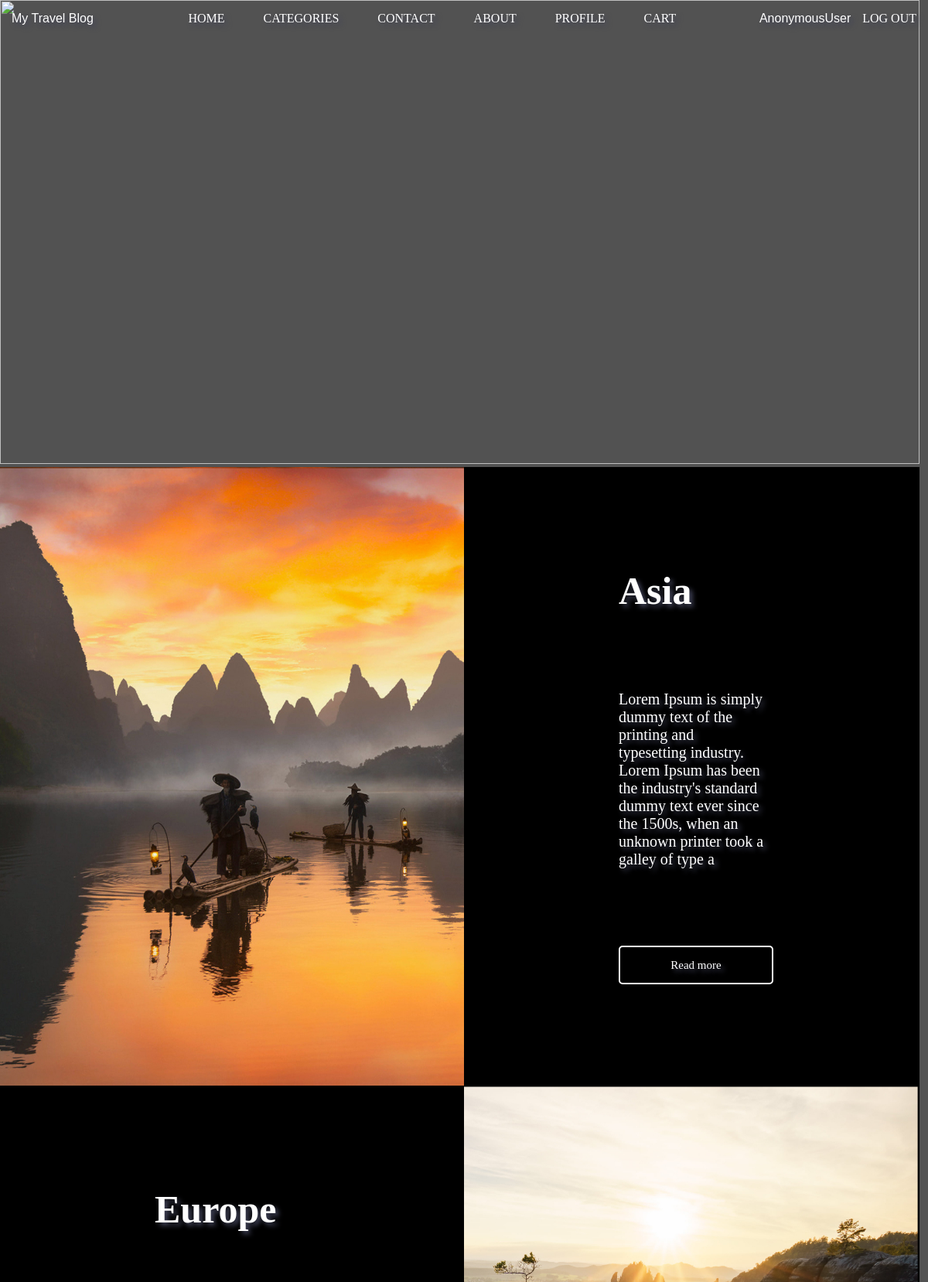
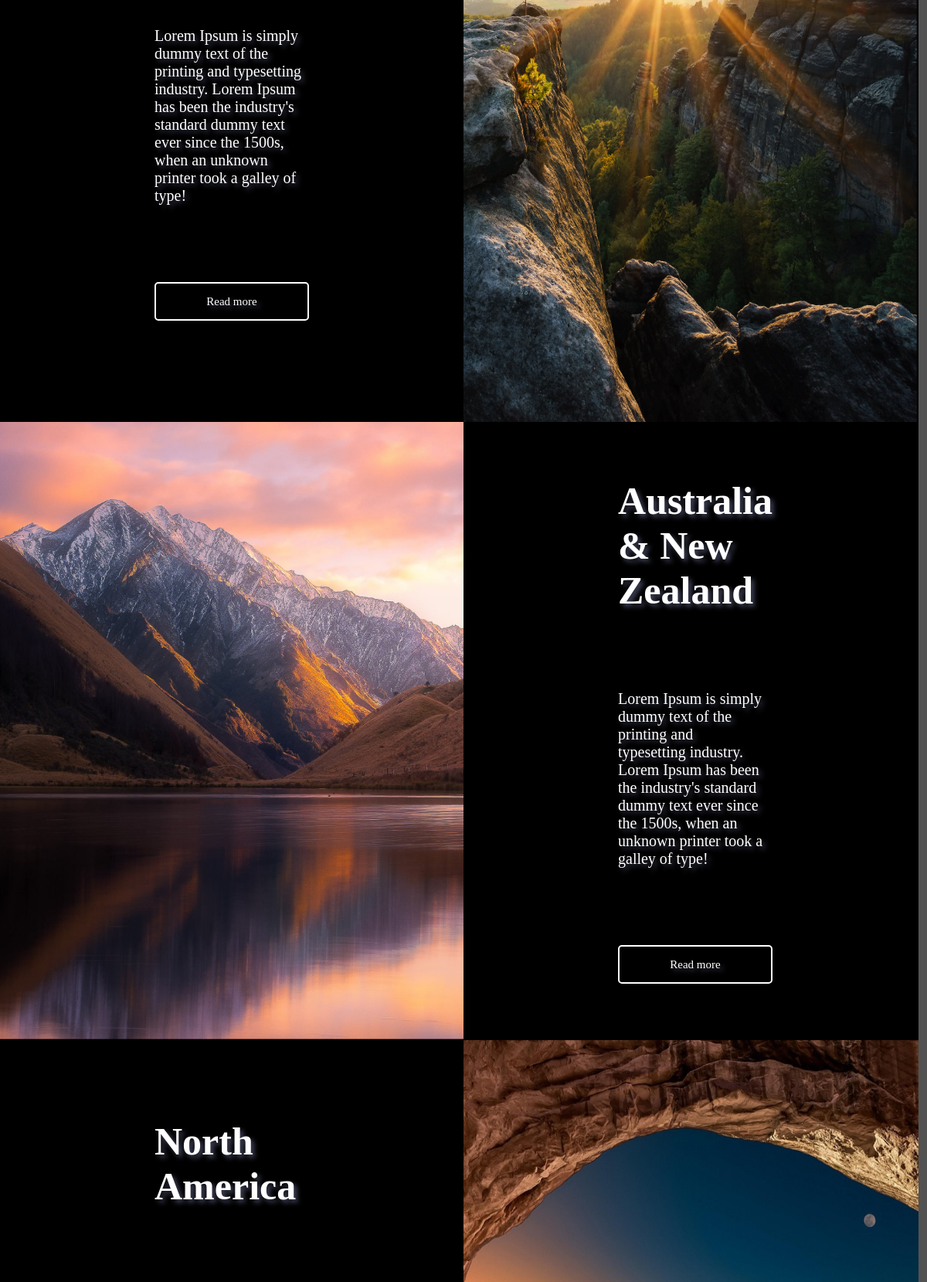
/posts/ (upper part), run on the app's committed database (2 pictures, top to bottom).
### posts/models.py (models this page shows, shortened)
class Category(models.Model):
    name = models.CharField(
        null=True,
        max_length=50
    )
    slug = models.SlugField(
        null=True,
    )
    snippet = models.TextField(
        null=True,
        max_length=200,
    )
    image = models.ImageField(
        null=True,
        upload_to=('categories/%Y/%m/%d')
    )
    image_header = models.ImageField(
        null=True,
        upload_to=('categories/%Y/%m/%d')
    )
    def get_absolute_url(self) -> str:
        return reverse(
            'posts_by_category',
            kwargs={'pk': str(self.id)}
        )

### posts/views.py (the view)
# urls.py: 2. Add a URL to urlpatterns:  path('', Home.as_view(), name='home')
class Home(ListView):
    model = Post
    template_name = 'home.html'
    queryset = Post.objects.all()
    context_object_name = 'posts'
    def get_context_data(self, **kwargs):
        context = super().get_context_data(**kwargs)
        context = {
            'categories': Category.objects.all(),
            'posts': Post.objects.all(),
            'users': BlogUser.objects.all(),
            'post_json': json.dumps(list(Post.objects.values()))
        }
        return context

### posts/templates/home.html (shortened to what this page needs)
{% extends 'base.html' %}
{% load static %}
    {% block content %}
        <div class="home-container">
            <div class="home-top-image">
                <img src="{% static 'img/header.jpg' %}" alt="">
            </div>
            {% for cat in categories %}
                {% if forloop.counter|divisibleby:2 %}
                        <div class="cat-cont-odd">
                            <div class="cat-img-p">
                                <img src="{{ cat.image.url }}" alt="">
                            </div>
                            <div class="cat-descrp-l">
                                <div class="descrp-name">
                                    <h3>{{ cat.name }}</h3>
                                </div>
                                <div class="descrp-snippet">
                                    <p>{{ cat.snippet }}</p>
                                </div>
                                <a href="{{ cat.get_absolute_url }}">
                                    <button class="btn">Read more</button>
                                </a>
                            </div>
                        </div>
                    {% else %}
                        <div class="cat-cont-even">
                            <div class="cat-img-l">
                                <img src="{{ cat.image.url }}" alt="">
                            </div>
                            <div class="cat-descrp-p">
                                <div class="descrp-name">
                                    <h3>{{ cat.name }}</h3>
                                </div>
                                <div class="descrp-snippet">
                                    <p>{{ cat.snippet }}</p>
                                </div>
                                <a href="{{ cat.get_absolute_url }}">
                                    <button class="btn">Read more</button>
                                </a>
                            </div>
                        </div>
                    {% endif %}
            {% endfor %}
        </div>
    {% endblock %}

### static/css/base.css (style rules this page uses)
* { margin: 0; padding: 0; }
.home-top-image img { width: 99.1vw; height: 50vw; }
.cat-cont-odd { display: grid; grid-template-columns: 50vw 49.1vw; grid-template-rows: 100vh; grid-gap: none; }
.cat-cont-even { display: grid; grid-template-columns: 50vw 49.1vw; grid-template-rows: 100vh; grid-gap: none; }
.cat-img-l img { grid-column: 1/2; grid-row: 1/2; width: 50vw; height: 100vh; }
.cat-descrp-p { grid-column: 2/3; grid-row: 1/2; background: black; display: flex; flex-direction: column; align-items: flex-start; justify-content: center; padding: 200px; gap: 100px; }
.cat-img-p img { grid-column: 2/3; grid-row: 1/2; width: 49.1vw; height: 100vh; }
.cat-descrp-l { grid-column: 1/2; grid-row: 1/2; background: black; display: flex; flex-direction: column; align-items: flex-start; justify-content: center; padding: 200px; gap: 100px; }
.home-container h3 { font-size: 50px; font-family: 'Franklin Gothic Medium'; color: white; justify-content: center; }
.home-container p { font-size: 20px; font-family: 'Franklin Gothic Medium'; color: white; justify-content: center; }
.home-container .btn { border: 2px solid white; border-radius: 5px; color: white; background: none; width: 200px; height: 50px; font-size: 15px; font-family: 'Franklin Gothic Medium'; cursor: pointer; justify-content: center; }
.home-container .btn { border: 2px solid white; border-radius: 5px; color: white; background: none; width: 200px; height: 50px; font-size: 15px; font-family: 'Franklin Gothic Medium'; cursor: pointer; }
body { background-color: #525252; }

### static/css/header.css (style rules this page uses)
* { text-shadow: 4px 4px 6px rgba(66, 68, 90, 1); margin: 0; padding: 0; }
a { text-decoration: none; font-family: 'Franklin Gothic Medium'; color: white; text-shadow: 4px 4px 6px rgba(66, 68, 90, 1); }

### data on the page
Category: image (picture), name "Asia", snippet "Lorem Ipsum is simply dummy text of the printing and typesetting industry. Lorem Ipsum has been the industry's standard dummy text ever since the 1500s, when an unknown printer took a galley of type a"
Category: image (picture), name "Europe", snippet "Lorem Ipsum is simply dummy text of the printing and typesetting industry. Lorem Ipsum has been the industry's standard dummy text ever since the 1500s, when an unknown printer took a galley of type!"
Category: image (picture), name "Australia & New Zealand", snippet "Lorem Ipsum is simply dummy text of the printing and typesetting industry. Lorem Ipsum has been the industry's standard dummy text ever since the 1500s, when an unknown printer took a galley of type!"
Category: image (picture), name "North America"

### other printed values
{{ request.user }} "AnonymousUser"
